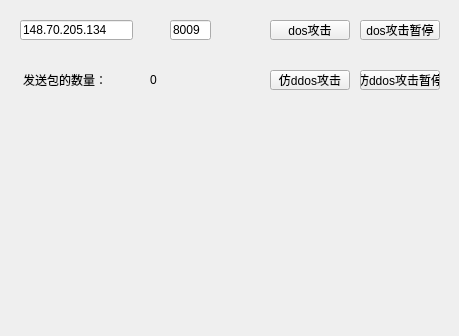
<?xml version="1.0" encoding="UTF-8"?>
<ui version="4.0">
 <class>dos_attck</class>
 <widget class="QWidget" name="dos_attck">
  <property name="geometry">
   <rect>
    <x>0</x>
    <y>0</y>
    <width>459</width>
    <height>336</height>
   </rect>
  </property>
  <property name="windowTitle">
   <string>Form</string>
  </property>
  <widget class="QLineEdit" name="lineEdit">
   <property name="geometry">
    <rect>
     <x>20</x>
     <y>20</y>
     <width>113</width>
     <height>20</height>
    </rect>
   </property>
   <property name="text">
    <string>148.70.205.134</string>
   </property>
  </widget>
  <widget class="QLineEdit" name="lineEdit_2">
   <property name="geometry">
    <rect>
     <x>170</x>
     <y>20</y>
     <width>41</width>
     <height>20</height>
    </rect>
   </property>
   <property name="text">
    <string>8009</string>
   </property>
  </widget>
  <widget class="QPushButton" name="pushButton">
   <property name="geometry">
    <rect>
     <x>270</x>
     <y>20</y>
     <width>80</width>
     <height>20</height>
    </rect>
   </property>
   <property name="text">
    <string>dos攻击</string>
   </property>
  </widget>
  <widget class="QPushButton" name="pushButton_2">
   <property name="geometry">
    <rect>
     <x>270</x>
     <y>70</y>
     <width>80</width>
     <height>20</height>
    </rect>
   </property>
   <property name="text">
    <string>仿ddos攻击</string>
   </property>
  </widget>
  <widget class="QPushButton" name="pushButton_3">
   <property name="geometry">
    <rect>
     <x>360</x>
     <y>20</y>
     <width>80</width>
     <height>20</height>
    </rect>
   </property>
   <property name="text">
    <string>dos攻击暂停</string>
   </property>
  </widget>
  <widget class="QPushButton" name="pushButton_4">
   <property name="geometry">
    <rect>
     <x>360</x>
     <y>70</y>
     <width>80</width>
     <height>20</height>
    </rect>
   </property>
   <property name="text">
    <string>仿ddos攻击暂停</string>
   </property>
  </widget>
  <widget class="QLabel" name="label">
   <property name="geometry">
    <rect>
     <x>23</x>
     <y>70</y>
     <width>101</width>
     <height>20</height>
    </rect>
   </property>
   <property name="text">
    <string>发送包的数量：</string>
   </property>
  </widget>
  <widget class="QLabel" name="label_2">
   <property name="geometry">
    <rect>
     <x>150</x>
     <y>70</y>
     <width>54</width>
     <height>20</height>
    </rect>
   </property>
   <property name="text">
    <string>0</string>
   </property>
  </widget>
 </widget>
 <resources/>
 <connections/>
</ui>
